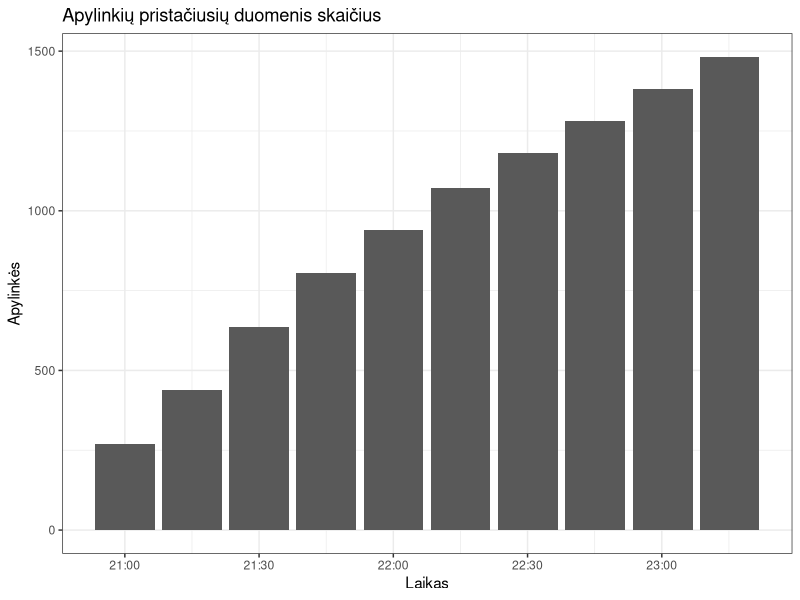
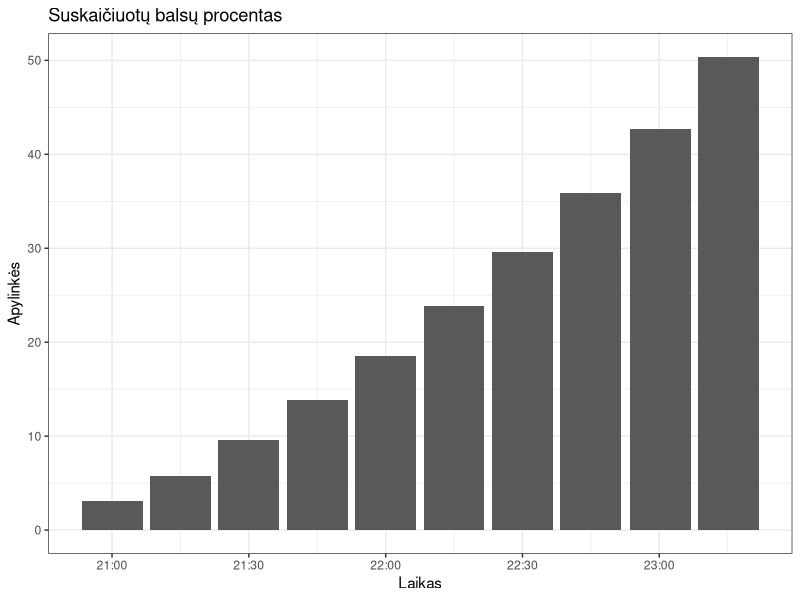
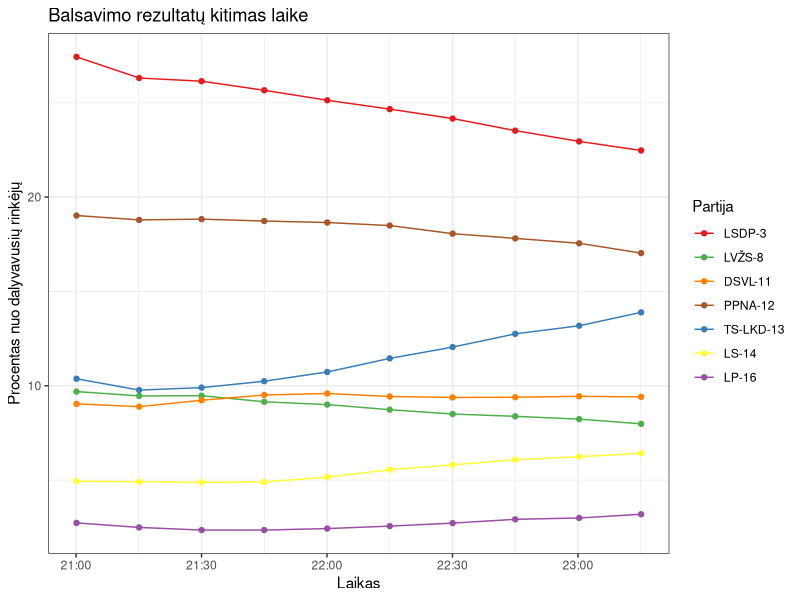
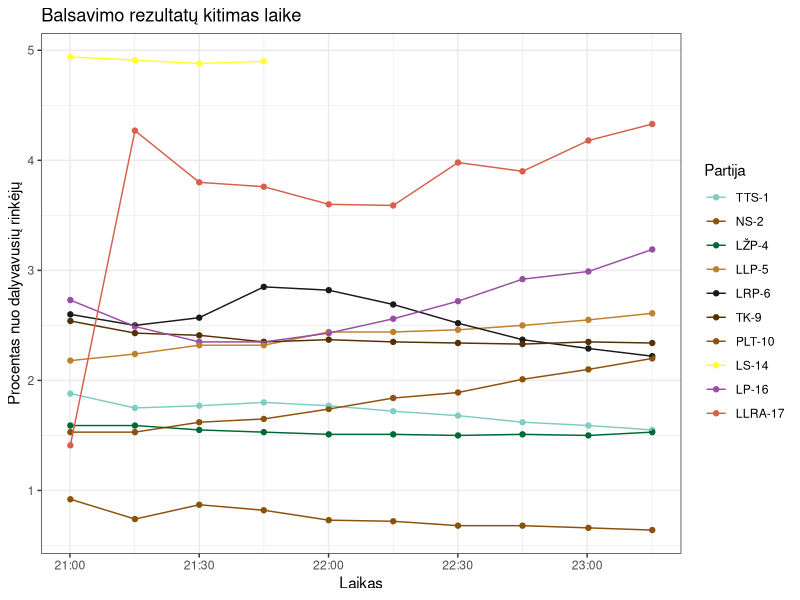
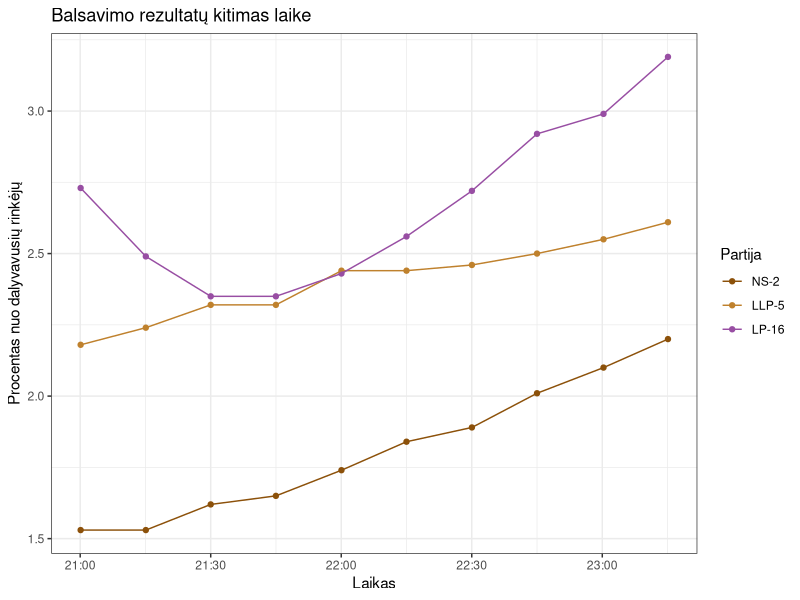
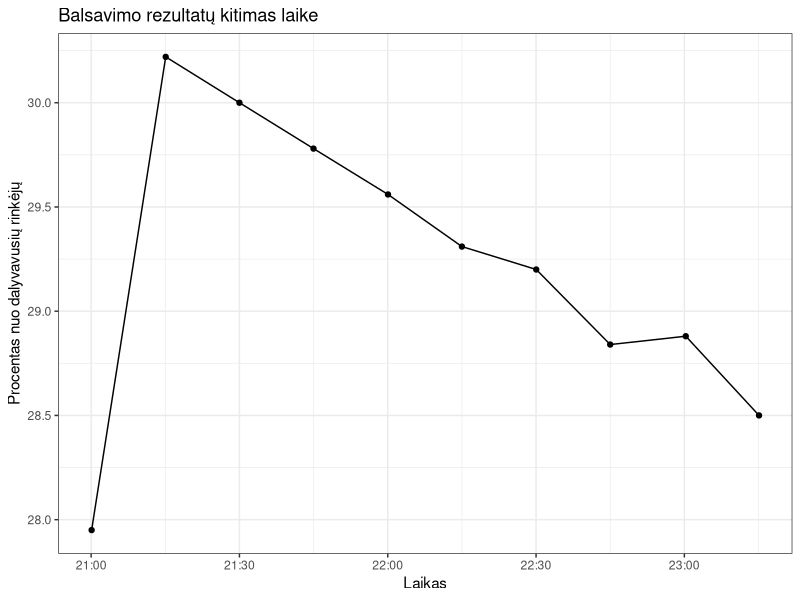

The R source for these figures, in order:
## ---- chunk 1
library(dplyr)
library(lubridate)
library(ggplot2)

dt <- read.csv("data/20241013/daugmvrt.csv") %>% 
    mutate(timestamp = ymd_hms(timestamp)) %>% filter(timestamp>= ymd_hms("2024-10-13 21:00:00"))

ap <- dt %>%
    select(timestamp, apylinkes, lt_proc_rinkeju) %>%
    unique()

san <- readxl::read_xlsx("data/santrumpos.xlsx")

dt1 <- dt %>% left_join(san)

ggplot(aes(x = timestamp, y = apylinkes), data = ap) +
    geom_col() +
    theme_bw() +
    labs(x = "Laikas", y = "Apylinkės", title = "Apylinkių pristačiusių duomenis skaičius")
## ---- chunk 2
ggplot(aes(x = timestamp, y = lt_proc_rinkeju), data = ap) +
    geom_col() +
    theme_bw() +
    labs(x = "Laikas", y = "Apylinkės", title = "Suskaičiuotų balsų procentas")
## ---- chunk 3
top7 <- c(3, 12,13,8,11,14,16)
cols <- RColorBrewer::brewer.pal(7, "Set1")

dt2 <- dt1 %>% filter(saraso_numeris %in% top7)

mt <- dt2 %>% select(saraso_numeris, santrumpa, spalva) %>% unique %>% arrange(saraso_numeris)

dt3 <- dt2 %>% mutate(santrumpa = factor(santrumpa, levels = mt$santrumpa))

ggplot(aes(x = timestamp, y = proc_nuo_dal_rinkeju, group = santrumpa, colour = santrumpa), data = dt3) +
    geom_point() +
    geom_line() +
    theme_bw() +
    scale_colour_manual(name = "Partija", values = mt$spalva) +
    labs(x = "Laikas", y = "Procentas nuo dalyvavusių rinkėjų", title = "Balsavimo rezultatų kitimas laike")
## ---- chunk 4


dtg <- dt1 %>% filter(proc_nuo_dal_rinkeju<5)
mtg <- dtg %>% select(saraso_numeris, santrumpa, spalva) %>% unique %>% arrange(saraso_numeris)

dtg1 <- dtg %>% mutate(santrumpa = factor(santrumpa, levels = mtg$santrumpa))

ggplot(aes(x = timestamp, y = proc_nuo_dal_rinkeju, group = santrumpa, colour = santrumpa), data = dtg1) +
    geom_point() +
    geom_line() +
    theme_bw() +
    scale_colour_manual(name = "Partija", values = mtg$spalva) +
    labs(x = "Laikas", y = "Procentas nuo dalyvavusių rinkėjų", title = "Balsavimo rezultatų kitimas laike")
## ---- chunk 5

ggplot(aes(x = timestamp, y = proc_nuo_dal_rinkeju, group = santrumpa, colour = santrumpa), data = dtg1 %>% filter(saraso_numeris %in% c(16,5, 2))) +
    geom_point() +
    geom_line() +
    theme_bw() +
    scale_colour_manual(name = "Partija", values = mtg %>% filter(saraso_numeris %in% c(16,5, 2)) %>% .$spalva) +
    labs(x = "Laikas", y = "Procentas nuo dalyvavusių rinkėjų", title = "Balsavimo rezultatų kitimas laike")
## ---- chunk 6

dtk <- dt1 %>% group_by(timestamp, kaimynai) %>% summarise(proc_nuo_dal_rinkeju = sum(proc_nuo_dal_rinkeju)) %>% 
    mutate(kaimynai = as.character(kaimynai))

ggplot(aes(x = timestamp, y = proc_nuo_dal_rinkeju), data = dtk %>% filter(kaimynai == 1))  +
    geom_point() +
    geom_line() +
    theme_bw() +
   # scale_color_discrete(name = "Projektas")+
    #scale_colour_manual(name = "Partija", values = mtg %>% filter(saraso_numeris %in% c(16,2)) %>% .$spalva) +
    labs(x = "Laikas", y = "Procentas nuo dalyvavusių rinkėjų", title = "Balsavimo rezultatų kitimas laike")
